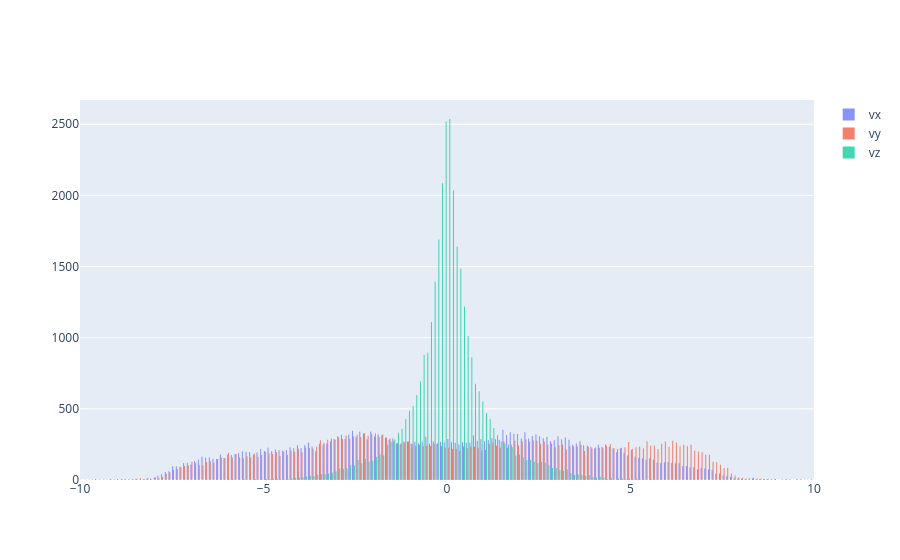

The code cell stored with this chart in its notebook:
### Code cell
vxs = state_vectors[:,3]
vys = state_vectors[:,4]
vzs = state_vectors[:,5]
# Add 1 to shift the mean of the Gaussian distribution

fig = go.Figure()
fig.add_trace(go.Histogram(x=vxs, name='vx'))
fig.add_trace(go.Histogram(x=vys, name='vy'))
fig.add_trace(go.Histogram(x=vzs, name='vz'))
# Reduce opacity to see both histograms
fig.update_traces(opacity=0.75)
fig.update_xaxes(range=[-10, 10])
fig.show()

### Figure 1 — Plotly figure (JSON) as saved in the notebook; plotly's stock layout.template omitted (floating-point values rounded to 4 significant figures; data arrays with more than 128 entries replaced by an {"elided": "..."} marker saying what was removed)
{"data": [{"name": "vx", "opacity": 0.75, "type": "histogram", "x": {"elided": "34324 float values"}}, {"name": "vy", "opacity": 0.75, "type": "histogram", "x": {"elided": "34324 float values"}}, {"name": "vz", "opacity": 0.75, "type": "histogram", "x": {"elided": "34324 float values"}}], "layout": {"xaxis": {"range": [-10, 10]}}}
